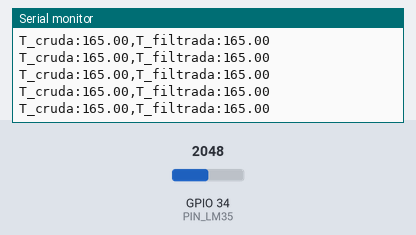
This sketch was run on a simulated ESP32. Shown: the last lines printed to the serial monitor. The inputs (shaded band) are chosen by the test bench; at power-on: GPIO 34 (PIN_LM35) = 2048.

Above: at 1.2 s.
1.3 s: GPIO 34 (PIN_LM35) set to 2866
At 1.31 s:
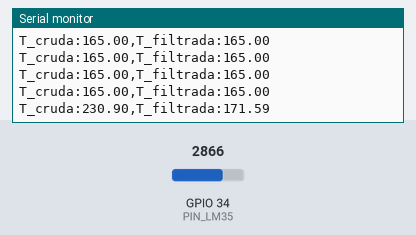
2.8 s: GPIO 34 (PIN_LM35) set to 3603
At 2.81 s:
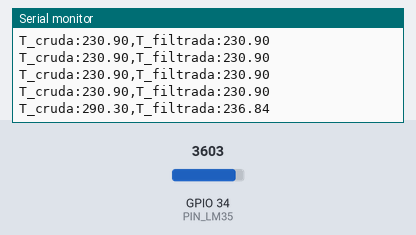
Timing chart, 0 to 5.8 s (numbered marks = the images above; inputs shaded):
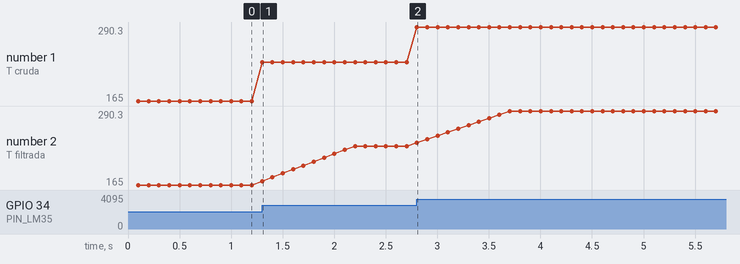

The sketch:

Parte_A_LM35.ino
```cpp
const int PIN_LM35 = 34;
const int N = 10; // Cambiar a 1, 10 y 30 para las pruebas
const unsigned long PERIODO_MUESTREO_MS = 100;

float bufferCircular[30]; // Tamaño máximo a usar
int indice = 0;
int muestrasValidas = 0;
unsigned long ultimoMuestreo = 0;

void setup() {
  Serial.begin(115200);
  analogSetAttenuation(ADC_0db);
  analogReadMilliVolts(PIN_LM35); // Lectura inicial de estabilización
}

void loop() {
  unsigned long ahora = millis();
  if (ahora - ultimoMuestreo >= PERIODO_MUESTREO_MS) {
    ultimoMuestreo = ahora;

    // 1. Leer milivoltios y convertir a °C
    uint32_t mv = analogReadMilliVolts(PIN_LM35);
    float tempCruda = mv / 10.0f;

    // 2. Guardar en búfer circular
    bufferCircular[indice] = tempCruda;
    indice = (indice + 1) % N;
    if (muestrasValidas < N) {
      muestrasValidas++;
    }

    // 3. Calcular media móvil
    float suma = 0.0f;
    for (int i = 0; i < muestrasValidas; i++) {
      suma += bufferCircular[i];
    }
    float tempFiltrada = suma / muestrasValidas;

    // 4. Formato exacto para Serial Plotter
    Serial.print("T_cruda:");
    Serial.print(tempCruda, 2);
    Serial.print(",T_filtrada:");
    Serial.println(tempFiltrada, 2);
  }
}
```

Measured:
- after the input at 1.3 s, the serial monitor: prints a new line at once (image 1)
- after the input at 2.8 s, the serial monitor: prints a new line at once (image 2)
- plotted number 1: 165 → 230.9 after the input at 1.3 s, 230.9 → 290.3 after the input at 2.8 s
- plotted number 2: 165 → 230.9 after the input at 1.3 s, 230.9 → 290.3 after the input at 2.8 s
